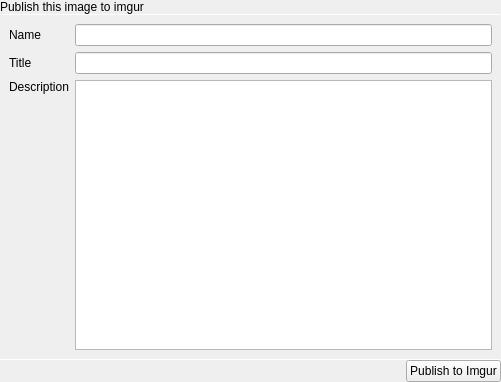
<?xml version="1.0" encoding="UTF-8"?>
<ui version="4.0">
 <class>ImgurUI</class>
 <widget class="QStackedWidget" name="ImgurUI">
  <property name="geometry">
   <rect>
    <x>0</x>
    <y>0</y>
    <width>501</width>
    <height>382</height>
   </rect>
  </property>
  <property name="windowTitle">
   <string>StackedWidget</string>
  </property>
  <property name="currentIndex">
   <number>0</number>
  </property>
  <widget class="QWidget" name="page">
   <layout class="QVBoxLayout" name="verticalLayout">
    <property name="spacing">
     <number>0</number>
    </property>
    <property name="leftMargin">
     <number>0</number>
    </property>
    <property name="topMargin">
     <number>0</number>
    </property>
    <property name="rightMargin">
     <number>0</number>
    </property>
    <property name="bottomMargin">
     <number>0</number>
    </property>
    <item>
     <widget class="QLabel" name="label_4">
      <property name="text">
       <string>Publish this image to imgur</string>
      </property>
      <property name="margin">
       <number>9</number>
      </property>
     </widget>
    </item>
    <item>
     <widget class="Line" name="line">
      <property name="maximumSize">
       <size>
        <width>16777215</width>
        <height>1</height>
       </size>
      </property>
      <property name="orientation">
       <enum>Qt::Horizontal</enum>
      </property>
     </widget>
    </item>
    <item>
     <layout class="QGridLayout" name="gridLayout">
      <property name="leftMargin">
       <number>9</number>
      </property>
      <property name="topMargin">
       <number>9</number>
      </property>
      <property name="rightMargin">
       <number>9</number>
      </property>
      <property name="bottomMargin">
       <number>9</number>
      </property>
      <property name="spacing">
       <number>6</number>
      </property>
      <item row="1" column="0">
       <widget class="QLabel" name="label_2">
        <property name="text">
         <string>Title</string>
        </property>
       </widget>
      </item>
      <item row="0" column="1">
       <widget class="QLineEdit" name="nameBox"/>
      </item>
      <item row="1" column="1">
       <widget class="QLineEdit" name="titleBox"/>
      </item>
      <item row="0" column="0">
       <widget class="QLabel" name="label">
        <property name="text">
         <string>Name</string>
        </property>
       </widget>
      </item>
      <item row="2" column="0">
       <widget class="QLabel" name="label_3">
        <property name="text">
         <string>Description</string>
        </property>
        <property name="alignment">
         <set>Qt::AlignLeading|Qt::AlignLeft|Qt::AlignTop</set>
        </property>
       </widget>
      </item>
      <item row="2" column="1">
       <widget class="QPlainTextEdit" name="descriptionBox"/>
      </item>
     </layout>
    </item>
    <item>
     <widget class="Line" name="line_2">
      <property name="maximumSize">
       <size>
        <width>16777215</width>
        <height>1</height>
       </size>
      </property>
      <property name="orientation">
       <enum>Qt::Horizontal</enum>
      </property>
     </widget>
    </item>
    <item>
     <layout class="QHBoxLayout" name="horizontalLayout">
      <item>
       <spacer name="horizontalSpacer">
        <property name="orientation">
         <enum>Qt::Horizontal</enum>
        </property>
        <property name="sizeHint" stdset="0">
         <size>
          <width>40</width>
          <height>20</height>
         </size>
        </property>
       </spacer>
      </item>
      <item>
       <widget class="QPushButton" name="publishButton">
        <property name="text">
         <string>Publish to Imgur</string>
        </property>
        <property name="icon">
         <iconset theme="document-share"/>
        </property>
       </widget>
      </item>
     </layout>
    </item>
   </layout>
  </widget>
  <widget class="QWidget" name="page_2">
   <layout class="QVBoxLayout" name="verticalLayout_2">
    <item>
     <spacer name="verticalSpacer_2">
      <property name="orientation">
       <enum>Qt::Vertical</enum>
      </property>
      <property name="sizeHint" stdset="0">
       <size>
        <width>20</width>
        <height>157</height>
       </size>
      </property>
     </spacer>
    </item>
    <item>
     <widget class="tCircularSpinner" name="widget" native="true">
      <property name="minimumSize">
       <size>
        <width>32</width>
        <height>32</height>
       </size>
      </property>
     </widget>
    </item>
    <item>
     <spacer name="verticalSpacer">
      <property name="orientation">
       <enum>Qt::Vertical</enum>
      </property>
      <property name="sizeHint" stdset="0">
       <size>
        <width>20</width>
        <height>157</height>
       </size>
      </property>
     </spacer>
    </item>
   </layout>
  </widget>
  <widget class="QWidget" name="page_3">
   <layout class="QVBoxLayout" name="verticalLayout_3">
    <item>
     <spacer name="verticalSpacer_4">
      <property name="orientation">
       <enum>Qt::Vertical</enum>
      </property>
      <property name="sizeHint" stdset="0">
       <size>
        <width>20</width>
        <height>40</height>
       </size>
      </property>
     </spacer>
    </item>
    <item>
     <widget class="QLabel" name="label_5">
      <property name="font">
       <font>
        <pointsize>20</pointsize>
       </font>
      </property>
      <property name="text">
       <string>Published</string>
      </property>
      <property name="alignment">
       <set>Qt::AlignCenter</set>
      </property>
     </widget>
    </item>
    <item>
     <widget class="QLabel" name="label_6">
      <property name="text">
       <string>You'll find your image here</string>
      </property>
      <property name="alignment">
       <set>Qt::AlignCenter</set>
      </property>
     </widget>
    </item>
    <item>
     <widget class="QLineEdit" name="imageLink">
      <property name="text">
       <string>http://www.google.com/</string>
      </property>
      <property name="frame">
       <bool>false</bool>
      </property>
      <property name="alignment">
       <set>Qt::AlignCenter</set>
      </property>
      <property name="readOnly">
       <bool>true</bool>
      </property>
     </widget>
    </item>
    <item>
     <layout class="QHBoxLayout" name="horizontalLayout_2">
      <item>
       <spacer name="horizontalSpacer_2">
        <property name="orientation">
         <enum>Qt::Horizontal</enum>
        </property>
        <property name="sizeHint" stdset="0">
         <size>
          <width>40</width>
          <height>20</height>
         </size>
        </property>
       </spacer>
      </item>
      <item>
       <widget class="QPushButton" name="copyButton">
        <property name="text">
         <string>Copy</string>
        </property>
        <property name="icon">
         <iconset theme="edit-copy"/>
        </property>
       </widget>
      </item>
      <item>
       <spacer name="horizontalSpacer_3">
        <property name="orientation">
         <enum>Qt::Horizontal</enum>
        </property>
        <property name="sizeHint" stdset="0">
         <size>
          <width>40</width>
          <height>20</height>
         </size>
        </property>
       </spacer>
      </item>
     </layout>
    </item>
    <item>
     <spacer name="verticalSpacer_3">
      <property name="orientation">
       <enum>Qt::Vertical</enum>
      </property>
      <property name="sizeHint" stdset="0">
       <size>
        <width>20</width>
        <height>40</height>
       </size>
      </property>
     </spacer>
    </item>
   </layout>
  </widget>
 </widget>
 <customwidgets>
  <customwidget>
   <class>tCircularSpinner</class>
   <extends>QWidget</extends>
   <header location="global">tcircularspinner.h</header>
   <container>1</container>
  </customwidget>
 </customwidgets>
 <resources/>
 <connections/>
</ui>
